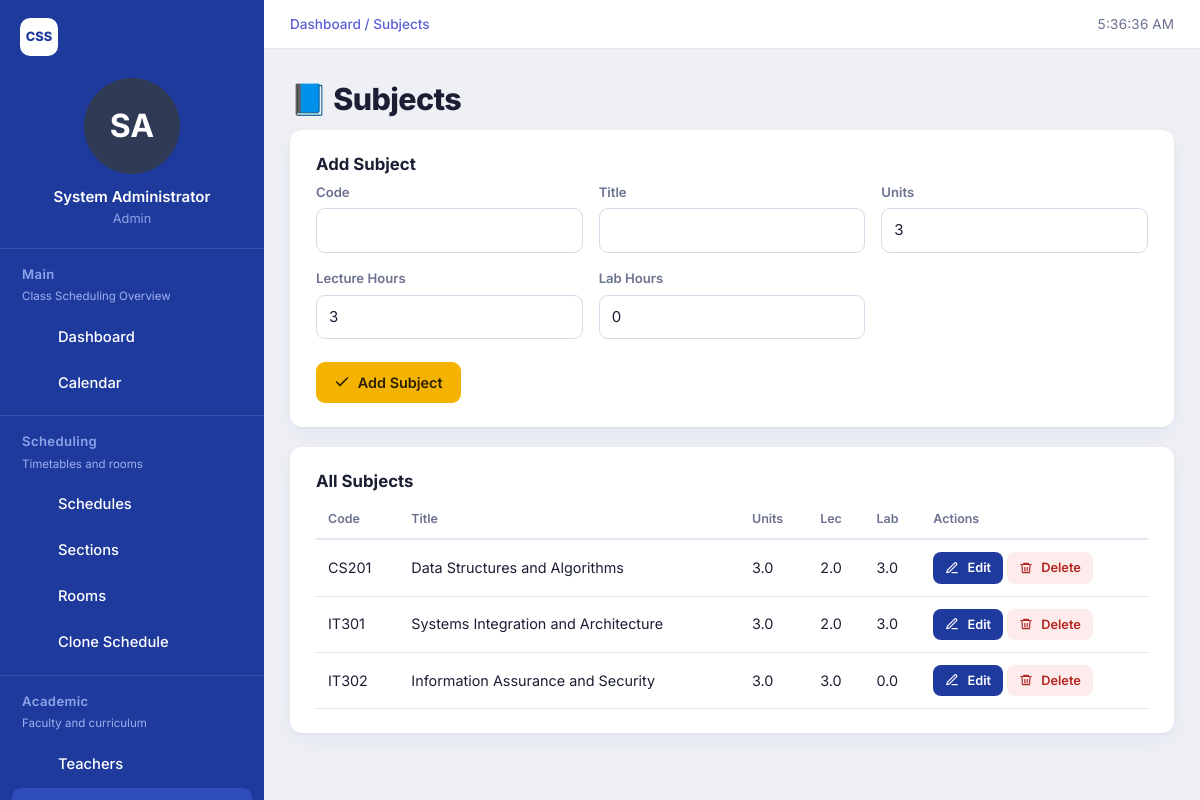
/subjects.php (signed in), run on the app's committed database.
### tables this page shows
CREATE TABLE subjects (
    id INT AUTO_INCREMENT PRIMARY KEY,
    code VARCHAR(20) NOT NULL UNIQUE,
    title VARCHAR(150) NOT NULL,
    units DECIMAL(3,1) NOT NULL DEFAULT 3.0,
    lecture_hours DECIMAL(3,1) NOT NULL DEFAULT 3.0,
    lab_hours DECIMAL(3,1) NOT NULL DEFAULT 0.0
);

### includes/functions.php (called while the page is built, shortened)
<?php
function e(?string $value): string
{
    return htmlspecialchars($value ?? '', ENT_QUOTES, 'UTF-8');
}

### subjects.php (the view, shortened to what this page needs)
<?php
require_once __DIR__ . '/includes/functions.php';
$pdo = getDB();
$editRow = null;
$subjects = $pdo->query("SELECT * FROM subjects ORDER BY code")->fetchAll();
include __DIR__ . '/includes/header.php';
?>
<h1>📘 Subjects</h1>
<div class="card">
    <h3><?= $editRow ? 'Edit Subject' : 'Add Subject' ?></h3>
    <form method="POST" action="subjects.php">
        <div class="form-grid">
            <div><label>Code</label><input type="text" name="code" required value="<?= e($editRow['code'] ?? '') ?>"></div>
            <div><label>Title</label><input type="text" name="title" required value="<?= e($editRow['title'] ?? '') ?>"></div>
            <div><label>Units</label><input type="number" step="0.5" name="units" value="<?= e((string)($editRow['units'] ?? 3)) ?>"></div>
            <div><label>Lecture Hours</label><input type="number" step="0.5" name="lecture_hours" value="<?= e((string)($editRow['lecture_hours'] ?? 3)) ?>"></div>
            <div><label>Lab Hours</label><input type="number" step="0.5" name="lab_hours" value="<?= e((string)($editRow['lab_hours'] ?? 0)) ?>"></div>
        </div>
        <br>
        <button class="btn btn-gold" type="submit"><?= $editRow ? 'Update Subject' : 'Add Subject' ?></button>
    </form>
</div>
<div class="card">
    <h3>All Subjects</h3>
    <table>
        <tr><th>Code</th><th>Title</th><th>Units</th><th>Lec</th><th>Lab</th><th>Actions</th></tr>
        <?php foreach ($subjects as $s): ?>
        <tr>
            <td><?= e($s['code']) ?></td>
            <td><?= e($s['title']) ?></td>
            <td><?= e((string)$s['units']) ?></td>
            <td><?= e((string)$s['lecture_hours']) ?></td>
            <td><?= e((string)$s['lab_hours']) ?></td>
            <td>
                <a class="btn btn-sm" href="subjects.php?edit=<?= $s['id'] ?>">Edit</a>
                <form class="inline" method="POST" action="subjects.php" data-confirm="Delete this subject?">
                    <button class="btn btn-sm btn-danger" type="submit">Delete</button>
                </form>
            </td>
        </tr>
        <?php endforeach; ?>
    </table>
</div>
<?php include __DIR__ . '/includes/footer.php'; ?>

### assets/css/style.css (style rules this page uses)
:root { --blue:#1f3a9d; --blue-dk:#182f82; --blue-hi:#2e4db8; --blue-tint:#8fa3e8; --indigo:#5b5fd6; --canvas:#eef0f6; --card:#fff; --ink:#1b1f33; --muted:#6b7190; --line:#e3e6f0; --ok:#16794c; --ok-bg:#e3f5ec; --err:#b3261e; --err-bg:#fdeceb; --warn-bg:#fff4d6; --info-bg:#e6edff; --gold:#f5b301; --r:12px; --sb:264px; --font:'Inter','Figtree',system-ui,-apple-system,'Segoe UI',Roboto,sans-serif; }
* { box-sizing:border-box }
html { scroll-behavior:smooth }
body { margin:0;font-family:var(--font);color:var(--ink);background:var(--canvas);font-size:15px;line-height:1.5 }
a { color:var(--indigo) }
h1,h2,h3,h4 { line-height:1.2;margin:0 0 .5em }
h1 { font-size:1.9rem;font-weight:800;letter-spacing:-.02em;margin:.2em 0 .4em }
h3 { font-size:1.05rem;font-weight:700 }
.card { background:var(--card);border-radius:var(--r);padding:24px 26px;margin-bottom:20px;box-shadow:0 1px 2px rgba(20,30,80,.05),0 6px 22px rgba(20,30,80,.05) }
.form-grid { display:grid;grid-template-columns:repeat(auto-fit,minmax(200px,1fr));gap:16px }
label { display:block;font-size:.82rem;font-weight:600;color:var(--muted);margin-bottom:6px }
input[type=text],input[type=email],input[type=password],input[type=number],input[type=time],input[type=search],select { width:100%;padding:10px 12px;border:1px solid #d5d9e8;border-radius:9px;background:#fff;font:inherit;color:var(--ink) }
form.inline { display:inline-flex;gap:8px;align-items:center;margin:0 }
.btn { --ic-on:none;display:inline-flex;align-items:center;justify-content:center;gap:8px;padding:10px 18px;border-radius:9px;border:0;background:var(--blue);color:#fff;font:inherit;font-weight:600;font-size:.9rem;text-decoration:none;cursor:pointer;transition:background .15s }
.btn::before { content:"";display:var(--ic-on);width:1.1em;height:1.1em;background:currentColor;-webkit-mask:var(--ic) center/contain no-repeat;mask:var(--ic) center/contain no-repeat }
.btn-sm { padding:6px 12px;font-size:.8rem;border-radius:8px }
.btn-gold { --ic:var(--i-check);--ic-on:inline-block;background:var(--gold);color:#2b2100 }
.btn-danger { --ic:var(--i-trash);--ic-on:inline-block;background:var(--err-bg);color:var(--err) }
a.btn-sm[href*="edit="] { --ic:var(--i-pencil);--ic-on:inline-block }
table { width:100%;border-collapse:collapse;font-size:.9rem }
th { text-align:left;color:var(--muted);font-size:.78rem;font-weight:600;padding:10px 12px;border-bottom:2px solid var(--line);white-space:nowrap }
td { padding:12px;border-bottom:1px solid var(--line);vertical-align:middle }
.card { overflow-x:auto }

### data on the page
subjects: code "CS201", title "Data Structures and Algorithms", units "3.0", lecture_hours "2.0", lab_hours "3.0"
subjects: code "IT301", title "Systems Integration and Architecture", units "3.0", lecture_hours "2.0", lab_hours "3.0"
subjects: code "IT302", title "Information Assurance and Security", units "3.0", lecture_hours "3.0", lab_hours "0.0"

### other printed values
$initials "SA"
$name "System Administrator"
str_replace('_',' ',$role) "Admin"
$title "Main"
$sub "Class Scheduling Overview"
$label "Dashboard"
$label "Calendar"
$title "Scheduling"
$sub "Timetables and rooms"
$label "Schedules"
$label "Sections"
$label "Rooms"
$label "Clone Schedule"
$title "Academic"
$sub "Faculty and curriculum"
